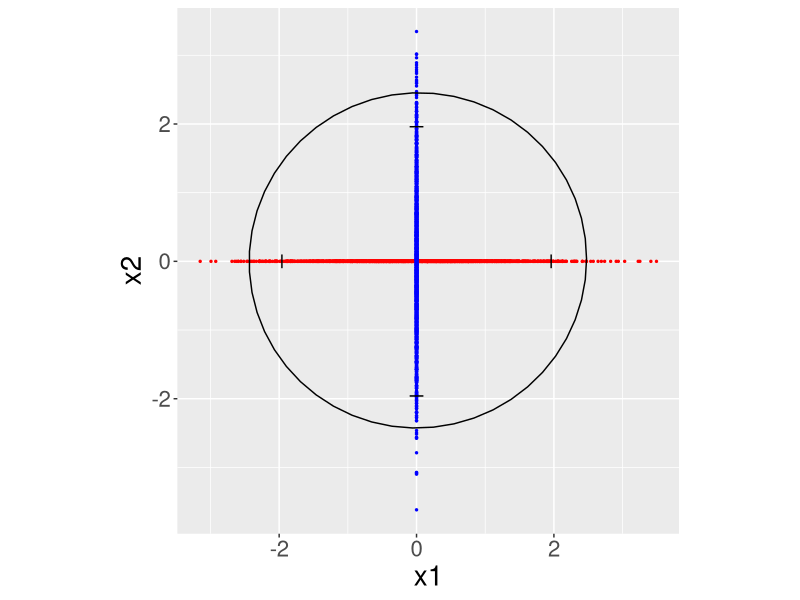
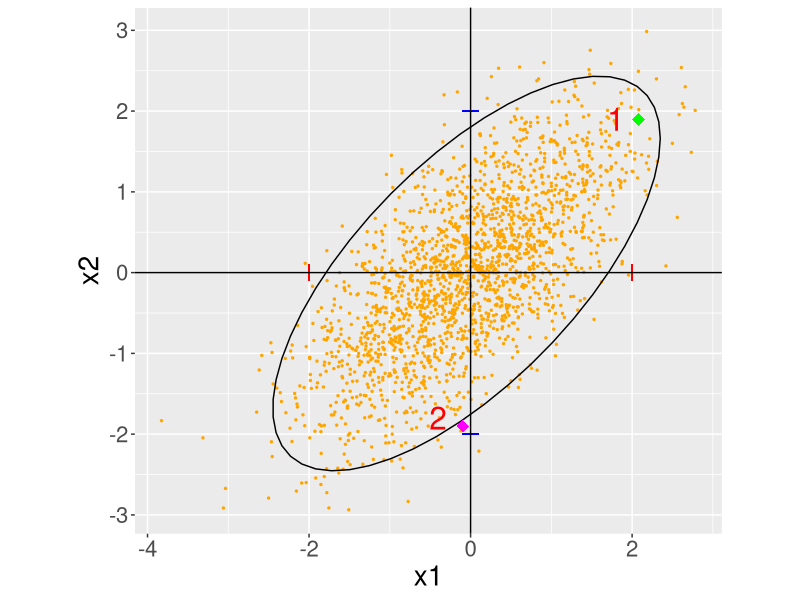

R code for these plots, in order:
# clear workspace
rm(list = ls (all = T))

# load required librarues
library(ggplot2)
library(MASS)

# create 2 1-d rnorms with no correlation
x1 <- rnorm(2000, 0, 1)
x2 <- rnorm(2000, 0, 1)
d <- data.frame(x1, x2)

# plot the points on each axis separately
g <- ggplot() + theme(text = element_text(size=20)) +
    geom_point(data = d, aes(x = x1, y = 0), col = "red", size = 0.5) +
    geom_point(data = d, aes(x = 0, y = x2), col = "blue", size = 0.5) 

# add 95% intervals for each axis
g <- g + geom_segment(aes(x = -1.96, y = -0.1, xend = -1.96, yend = 0.1)) + 
    geom_segment(aes(x = 1.96, y = -0.1, xend = 1.96, yend = 0.1)) +
    geom_segment(aes(x = -0.1, y = -1.96, xend = 0.1, yend = -1.96)) + 
    geom_segment(aes(x = -0.1, y = 1.96, xend = 0.1, yend = 1.96)) + ylab("x2")

# add 95% confidence ellipse andn title
g <- g + stat_ellipse(type = "norm", data = d, aes(x = x1, y = x2)) +
    coord_fixed() 
g

# now add some correlation
m <- data.frame(mvrnorm(n = 2000, mu = c(0, 0),
                        Sigma = matrix(c(1, 0.7, 0.7, 1), 2, 2)))
names(m) <- c("x1", "x2")

# plot the points in 2 dimensions
h <- ggplot(data = m, aes(x = x1, y = x2)) + 
    theme(text = element_text(size=20)) +
    geom_point(size = 0.5, col = "orange")

# add 95% intervals for each axis
h <- h + geom_segment(aes(x = -2, y = -0.1, xend = -2, yend = 0.1), col = "red") + 
    geom_segment(aes(x = 2, y = -0.1, xend = 2, yend = 0.1), col = "red") +
    geom_segment(aes(x = -0.1, y = -2, xend = 0.1, yend = -2), col = "blue") + 
    geom_segment(aes(x = -0.1, y = 2, xend = 0.1, yend = 2), col = "blue") +
    ylab("x2") + coord_fixed()

# add 95% confidence ellipse and title
h <- h + stat_ellipse(type = "norm") +
    geom_vline(xintercept = 0) + geom_hline(yintercept = 0)

# add demo points
h <- h + 
    geom_point(x = 2.08, y = 1.9, color = "green", size = 4, shape = 18) + 
    geom_point(x = -0.1, y = -1.90, color = "magenta", size = 4, shape = 18)
h + annotate("text", x = 1.8, y = 1.9, label = "1", col = "red", size = 8) +
    annotate("text", x = -0.4, y = -1.8, label = "2", col = "red", size = 8)
